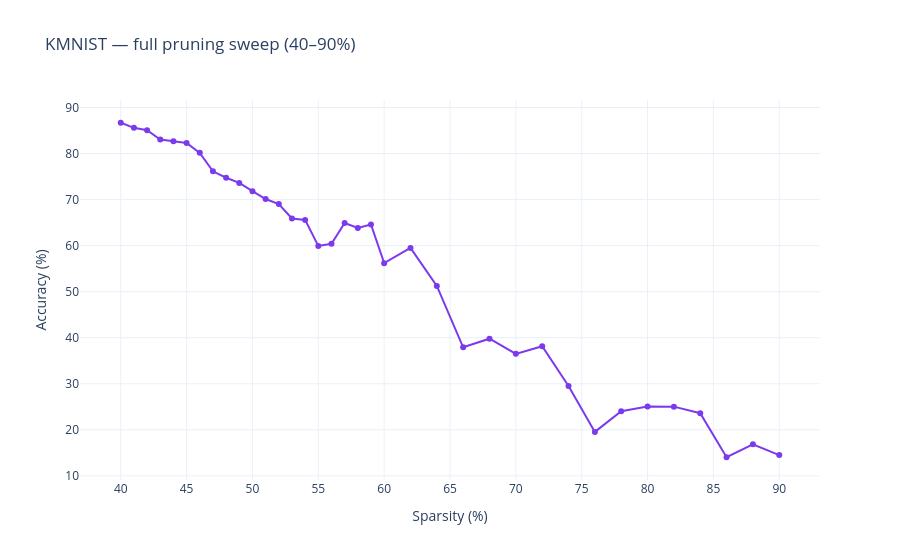

Source (notebook cell):
### Code cell
import plotly.graph_objects as go

sparsity_pct_kmnist = [c * 100 for c in checkpoints_kmnist]

fig = go.Figure()
fig.add_trace(go.Scatter(
    x=sparsity_pct_kmnist,
    y=accuracy_kmnist_full,
    mode='lines+markers',
    line=dict(color='#7C3AED', width=2),
    marker=dict(size=6),
    hovertemplate='Sparsity: %{x:.0f}%<br>Accuracy: %{y:.2f}%<extra></extra>'
))
fig.update_xaxes(title_text='Sparsity (%)', dtick=5)
fig.update_yaxes(title_text='Accuracy (%)')
fig.update_layout(title='KMNIST — full pruning sweep (40–90%)', template='plotly_white')
fig.show()

### Figure 1 — Plotly figure (JSON) as saved in the notebook; plotly's stock layout.template omitted (floating-point values rounded to 4 significant figures)
{"data": [{"hovertemplate": "Sparsity: %{x:.0f}%<br>Accuracy: %{y:.2f}%<extra></extra>", "line": {"color": "#7C3AED", "width": 2}, "marker": {"size": 6}, "mode": "lines+markers", "type": "scatter", "x": [40, 41, 42, 43, 44, 45, 46, 47, 48, 49, 50, 51, 52, 53, 54, 55.0, 56.0, 57.0, 58.0, 59, 60, 62, 64, 66, 68, 70, 72, 74, 76, 78, 80, 82, 84, 86, 88, 90], "y": [86.69, 85.59, 85.06, 83.04, 82.68, 82.31, 80.15, 76.14, 74.75, 73.62, 71.82, 70.13, 69.03, 65.91, 65.59, 59.94, 60.4, 64.91, 63.82, 64.59, 56.2, 59.51, 51.24, 37.92, 39.79, 36.5, 38.15, 29.51, 19.55, 24.04, 25.08, 25.03, 23.61, 14.04, 16.86, 14.51]}], "layout": {"title": {"text": "KMNIST — full pruning sweep (40–90%)"}, "xaxis": {"dtick": 5, "title": {"text": "Sparsity (%)"}}, "yaxis": {"title": {"text": "Accuracy (%)"}}}}
